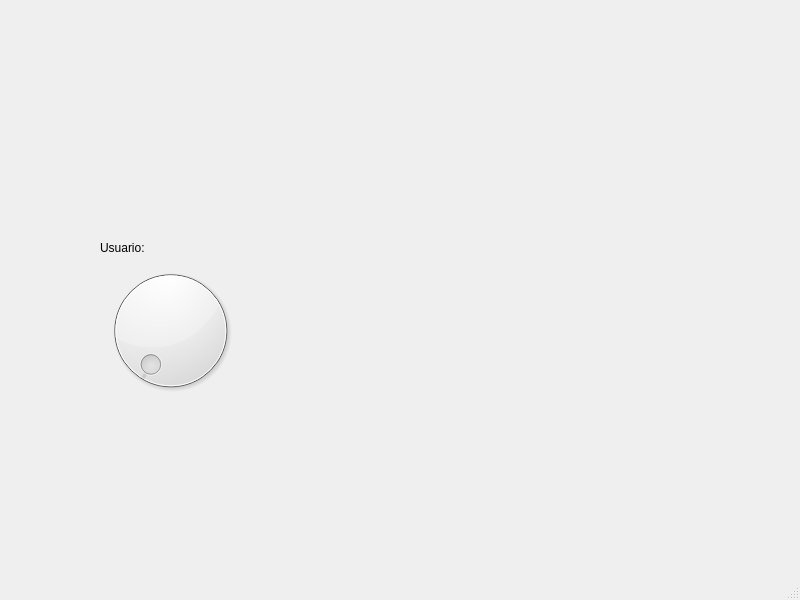
<?xml version="1.0" encoding="UTF-8"?>
<ui version="4.0">
 <class>MainWindow</class>
 <widget class="QMainWindow" name="MainWindow">
  <property name="geometry">
   <rect>
    <x>0</x>
    <y>0</y>
    <width>800</width>
    <height>600</height>
   </rect>
  </property>
  <property name="windowTitle">
   <string>MainWindow</string>
  </property>
  <widget class="QWidget" name="centralwidget">
   <widget class="QDial" name="dial_equipo">
    <property name="geometry">
     <rect>
      <x>100</x>
      <y>260</y>
      <width>141</width>
      <height>141</height>
     </rect>
    </property>
   </widget>
   <widget class="QLabel" name="label_2">
    <property name="geometry">
     <rect>
      <x>100</x>
      <y>240</y>
      <width>58</width>
      <height>16</height>
     </rect>
    </property>
    <property name="text">
     <string>Usuario:</string>
    </property>
   </widget>
   <widget class="QLabel" name="label_3">
    <property name="geometry">
     <rect>
      <x>30</x>
      <y>-40</y>
      <width>251</width>
      <height>221</height>
     </rect>
    </property>
    <property name="font">
     <font>
      <pointsize>16</pointsize>
      <weight>75</weight>
      <bold>true</bold>
     </font>
    </property>
    <property name="styleSheet">
     <string notr="true">border-image: url(:/Logos/ingenieria logo.png);</string>
    </property>
    <property name="text">
     <string>&lt;html&gt;&lt;head/&gt;&lt;body&gt;&lt;p&gt;&lt;br/&gt;&lt;/p&gt;&lt;/body&gt;&lt;/html&gt;</string>
    </property>
   </widget>
   <widget class="QLabel" name="label">
    <property name="geometry">
     <rect>
      <x>550</x>
      <y>40</y>
      <width>211</width>
      <height>101</height>
     </rect>
    </property>
    <property name="styleSheet">
     <string notr="true">border-image: url(:/Logos/uat logo.jpg);</string>
    </property>
    <property name="text">
     <string/>
    </property>
   </widget>
   <widget class="QLabel" name="label_8">
    <property name="geometry">
     <rect>
      <x>590</x>
      <y>350</y>
      <width>181</width>
      <height>161</height>
     </rect>
    </property>
    <property name="styleSheet">
     <string notr="true">border-image: url(:/Logos/logo programador.png);</string>
    </property>
    <property name="text">
     <string/>
    </property>
   </widget>
   <widget class="QLabel" name="img_persona">
    <property name="geometry">
     <rect>
      <x>320</x>
      <y>200</y>
      <width>271</width>
      <height>231</height>
     </rect>
    </property>
    <property name="text">
     <string/>
    </property>
    <property name="pixmap">
     <pixmap>:/Logos/FI_LOGO.png</pixmap>
    </property>
    <property name="scaledContents">
     <bool>true</bool>
    </property>
   </widget>
  </widget>
  <widget class="QMenuBar" name="menubar">
   <property name="geometry">
    <rect>
     <x>0</x>
     <y>0</y>
     <width>800</width>
     <height>26</height>
    </rect>
   </property>
  </widget>
  <widget class="QStatusBar" name="statusbar"/>
 </widget>
 <resources>
  <include location="recursos.qrc"/>
 </resources>
 <connections/>
</ui>
